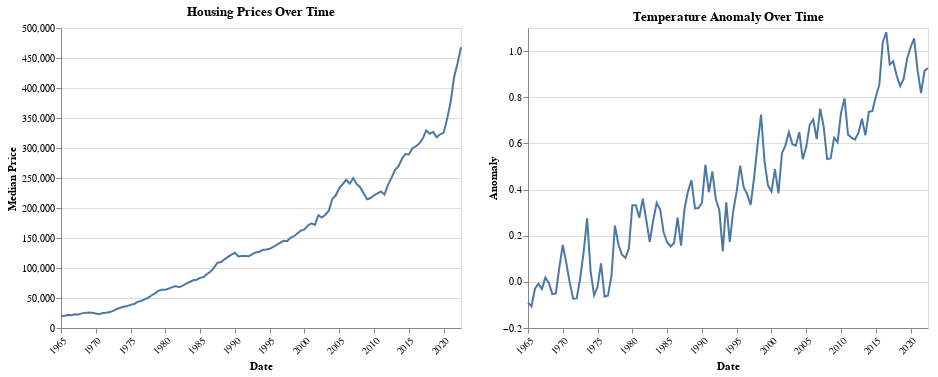

Notebook code for this chart:
### Code cell
# Create basic time series plots
temp_plot = alt.Chart(temp_data).mark_line().encode(
    x=alt.X('Date:T', axis=alt.Axis(labelAngle=-45, grid=False)),
    y='Anomaly'
).properties(
    title='Temperature Anomaly Over Time'
)

house_plot = alt.Chart(house_data).mark_line().encode(
    x=alt.X('Date:T', axis=alt.Axis(labelAngle=-45, grid=False)),
    y='Median Price'
).properties(
    title='Housing Prices Over Time'
)

house_plot | temp_plot

### Figure 1 — Vega-Lite specification as saved in the notebook (floating-point values rounded to 4 significant figures)
{"config": {"view": {"continuousWidth": 400, "continuousHeight": 300}}, "hconcat": [{"data": {"name": "data-844c1937ecdc91d27a655d98cb0e7fdb"}, "mark": "line", "encoding": {"x": {"axis": {"grid": false, "labelAngle": -45}, "field": "Date", "type": "temporal"}, "y": {"field": "Median Price", "type": "quantitative"}}, "title": "Housing Prices Over Time"}, {"data": {"name": "data-eaa2d59bf6b42158f16827264b5341e8"}, "mark": "line", "encoding": {"x": {"axis": {"grid": false, "labelAngle": -45}, "field": "Date", "type": "temporal"}, "y": {"field": "Anomaly", "type": "quantitative"}}, "title": "Temperature Anomaly Over Time"}], "$schema": "https://vega.github.io/schema/vega-lite/v4.17.0.json", "datasets": {"data-844c1937ecdc91d27a655d98cb0e7fdb": [{"Date": "1965-01", "Median Price": 20000.0}, {"Date": "1965-07", "Median Price": 20250.0}, {"Date": "1966-01", "Median Price": 21550.0}, {"Date": "1966-07", "Median Price": 21450.0}, {"Date": "1967-01", "Median Price": 22800.0}, {"Date": "1967-07", "Median Price": 22700.0}, {"Date": "1968-01", "Median Price": 24400.0}, {"Date": "1968-07", "Median Price": 25200.0}, {"Date": "1969-01", "Median Price": 25800.0}, {"Date": "1969-07", "Median Price": 25400.0}, {"Date": "1970-01", "Median Price": 24150.0}, {"Date": "1970-07", "Median Price": 22800.0}, {"Date": "1971-01", "Median Price": 25050.0}, {"Date": "1971-07", "Median Price": 25400.0}, {"Date": "1972-01", "Median Price": 26500.0}, {"Date": "1972-07", "Median Price": 28550.0}, {"Date": "1973-01", "Median Price": 31450.0}, {"Date": "1973-07", "Median Price": 33750.0}, {"Date": "1974-01", "Median Price": 35400.0}, {"Date": "1974-07", "Median Price": 36700.0}, {"Date": "1975-01", "Median Price": 38550.0}, {"Date": "1975-07", "Median Price": 40000.0}, {"Date": "1976-01", "Median Price": 43500.0}, {"Date": "1976-07", "Median Price": 44950.0}, {"Date": "1977-01", "Median Price": 47600.0}, {"Date": "1977-07", "Median Price": 50200.0}, {"Date": "1978-01", "Median Price": 54150.0}, {"Date": "1978-07", "Median Price": 57550.0}, {"Date": "1979-01", "Median Price": 61850.0}, {"Date": "1979-07", "Median Price": 63650.0}, {"Date": "1980-01", "Median Price": 63850.0}, {"Date": "1980-07", "Median Price": 65650.0}, {"Date": "1981-01", "Median Price": 68100.0}, {"Date": "1981-07", "Median Price": 69800.0}, {"Date": "1982-01", "Median Price": 68000.0}, {"Date": "1982-07", "Median Price": 70450.0}, {"Date": "1983-01", "Median Price": 74100.0}, {"Date": "1983-07", "Median Price": 76650.0}, {"Date": "1984-01", "Median Price": 79450.0}, {"Date": "1984-07", "Median Price": 80450.0}, {"Date": "1985-01", "Median Price": 83550.0}, {"Date": "1985-07", "Median Price": 85000.0}, {"Date": "1986-01", "Median Price": 90050.0}, {"Date": "1986-07", "Median Price": 94000.0}, {"Date": "1987-01", "Median Price": 100600.0}, {"Date": "1987-07", "Median Price": 108800.0}, {"Date": "1988-01", "Median Price": 110000.0}, {"Date": "1988-07", "Median Price": 114400.0}, {"Date": "1989-01", "Median Price": 118400.0}, {"Date": "1989-07", "Median Price": 122400.0}, {"Date": "1990-01", "Median Price": 125400.0}, {"Date": "1990-07", "Median Price": 119200.0}, {"Date": "1991-01", "Median Price": 120000.0}, {"Date": "1991-07", "Median Price": 120000.0}, {"Date": "1992-01", "Median Price": 119800.0}, {"Date": "1992-07", "Median Price": 123000.0}, {"Date": "1993-01", "Median Price": 126000.0}, {"Date": "1993-07", "Median Price": 127000.0}, {"Date": "1994-01", "Median Price": 130000.0}, {"Date": "1994-07", "Median Price": 130800.0}, {"Date": "1995-01", "Median Price": 132000.0}, {"Date": "1995-07", "Median Price": 135000.0}, {"Date": "1996-01", "Median Price": 138400.0}, {"Date": "1996-07", "Median Price": 142000.0}, {"Date": "1997-01", "Median Price": 145400.0}, {"Date": "1997-07", "Median Price": 144600.0}, {"Date": "1998-01", "Median Price": 150800.0}, {"Date": "1998-07", "Median Price": 153000.0}, {"Date": "1999-01", "Median Price": 158000.0}, {"Date": "1999-07", "Median Price": 162200.0}, {"Date": "2000-01", "Median Price": 164200.0}, {"Date": "2000-07", "Median Price": 170800.0}, {"Date": "2001-01", "Median Price": 174400.0}, {"Date": "2001-07", "Median Price": 171800.0}, {"Date": "2002-01", "Median Price": 188000.0}, {"Date": "2002-07", "Median Price": 184100.0}, {"Date": "2003-01", "Median Price": 188900.0}, {"Date": "2003-07", "Median Price": 195400.0}, {"Date": "2004-01", "Median Price": 215200.0}, {"Date": "2004-07", "Median Price": 221200.0}, {"Date": "2005-01", "Median Price": 233100.0}, {"Date": "2005-07", "Median Price": 240000.0}, {"Date": "2006-01", "Median Price": 247000.0}, {"Date": "2006-07", "Median Price": 240500.0}, {"Date": "2007-01", "Median Price": 249800.0}, {"Date": "2007-07", "Median Price": 240100.0}, {"Date": "2008-01", "Median Price": 234600.0}, {"Date": "2008-07", "Median Price": 224500.0}, {"Date": "2009-01", "Median Price": 214600.0}, {"Date": "2009-07", "Median Price": 216600.0}, {"Date": "2010-01", "Median Price": 221200.0}, {"Date": "2010-07", "Median Price": 224200.0}, {"Date": "2011-01", "Median Price": 227500.0}, {"Date": "2011-07", "Median Price": 222300.0}, {"Date": "2012-01", "Median Price": 238600.0}, {"Date": "2012-07", "Median Price": 250200.0}, {"Date": "2013-01", "Median Price": 263200.0}, {"Date": "2013-07", "Median Price": 269200.0}, {"Date": "2014-01", "Median Price": 281600.0}, {"Date": "2014-07", "Median Price": 290000.0}, {"Date": "2015-01", "Median Price": 289200.0}, {"Date": "2015-07", "Median Price": 299200.0}, {"Date": "2016-01", "Median Price": 302900.0}, {"Date": "2016-07", "Median Price": 307400.0}, {"Date": "2017-01", "Median Price": 315600.0}, {"Date": "2017-07", "Median Price": 329200.0}, {"Date": "2018-01", "Median Price": 323700.0}, {"Date": "2018-07", "Median Price": 326800.0}, {"Date": "2019-01", "Median Price": 317800.0}, {"Date": "2019-07", "Median Price": 322800.0}, {"Date": "2020-01", "Median Price": 325800.0}, {"Date": "2020-07", "Median Price": 348100.0}, {"Date": "2021-01", "Median Price": 376200.0}, {"Date": "2021-07", "Median Price": 417400.0}, {"Date": "2022-01", "Median Price": 441200.0}, {"Date": "2022-07", "Median Price": 467800.0}], "data-eaa2d59bf6b42158f16827264b5341e8": [{"Date": "1965-01", "Anomaly": -0.09}, {"Date": "1965-07", "Anomaly": -0.1067}, {"Date": "1966-01", "Anomaly": -0.03}, {"Date": "1966-07", "Anomaly": -0.008333}, {"Date": "1967-01", "Anomaly": -0.03167}, {"Date": "1967-07", "Anomaly": 0.01833}, {"Date": "1968-01", "Anomaly": -0.005}, {"Date": "1968-07", "Anomaly": -0.05333}, {"Date": "1969-01", "Anomaly": -0.05}, {"Date": "1969-07", "Anomaly": 0.06}, {"Date": "1970-01", "Anomaly": 0.16}, {"Date": "1970-07", "Anomaly": 0.08333}, {"Date": "1971-01", "Anomaly": -0.003333}, {"Date": "1971-07", "Anomaly": -0.07333}, {"Date": "1972-01", "Anomaly": -0.07167}, {"Date": "1972-07", "Anomaly": 0.01333}, {"Date": "1973-01", "Anomaly": 0.13}, {"Date": "1973-07", "Anomaly": 0.275}, {"Date": "1974-01", "Anomaly": 0.04667}, {"Date": "1974-07", "Anomaly": -0.05833}, {"Date": "1975-01", "Anomaly": -0.02167}, {"Date": "1975-07", "Anomaly": 0.08}, {"Date": "1976-01", "Anomaly": -0.06333}, {"Date": "1976-07", "Anomaly": -0.06}, {"Date": "1977-01", "Anomaly": 0.02667}, {"Date": "1977-07", "Anomaly": 0.2433}, {"Date": "1978-01", "Anomaly": 0.1617}, {"Date": "1978-07", "Anomaly": 0.1183}, {"Date": "1979-01", "Anomaly": 0.1033}, {"Date": "1979-07", "Anomaly": 0.145}, {"Date": "1980-01", "Anomaly": 0.3317}, {"Date": "1980-07", "Anomaly": 0.3317}, {"Date": "1981-01", "Anomaly": 0.2783}, {"Date": "1981-07", "Anomaly": 0.36}, {"Date": "1982-01", "Anomaly": 0.2683}, {"Date": "1982-07", "Anomaly": 0.1733}, {"Date": "1983-01", "Anomaly": 0.2667}, {"Date": "1983-07", "Anomaly": 0.3417}, {"Date": "1984-01", "Anomaly": 0.3133}, {"Date": "1984-07", "Anomaly": 0.2133}, {"Date": "1985-01", "Anomaly": 0.1717}, {"Date": "1985-07", "Anomaly": 0.1533}, {"Date": "1986-01", "Anomaly": 0.1683}, {"Date": "1986-07", "Anomaly": 0.2783}, {"Date": "1987-01", "Anomaly": 0.1567}, {"Date": "1987-07", "Anomaly": 0.3167}, {"Date": "1988-01", "Anomaly": 0.3917}, {"Date": "1988-07", "Anomaly": 0.44}, {"Date": "1989-01", "Anomaly": 0.3183}, {"Date": "1989-07", "Anomaly": 0.32}, {"Date": "1990-01", "Anomaly": 0.3417}, {"Date": "1990-07", "Anomaly": 0.5067}, {"Date": "1991-01", "Anomaly": 0.3883}, {"Date": "1991-07", "Anomaly": 0.4783}, {"Date": "1992-01", "Anomaly": 0.3583}, {"Date": "1992-07", "Anomaly": 0.31}, {"Date": "1993-01", "Anomaly": 0.1333}, {"Date": "1993-07", "Anomaly": 0.345}, {"Date": "1994-01", "Anomaly": 0.1733}, {"Date": "1994-07", "Anomaly": 0.3067}, {"Date": "1995-01", "Anomaly": 0.3917}, {"Date": "1995-07", "Anomaly": 0.5033}, {"Date": "1996-01", "Anomaly": 0.41}, {"Date": "1996-07", "Anomaly": 0.38}, {"Date": "1997-01", "Anomaly": 0.3333}, {"Date": "1997-07", "Anomaly": 0.45}, {"Date": "1998-01", "Anomaly": 0.5933}, {"Date": "1998-07", "Anomaly": 0.725}, {"Date": "1999-01", "Anomaly": 0.5217}, {"Date": "1999-07", "Anomaly": 0.4183}, {"Date": "2000-01", "Anomaly": 0.3917}, {"Date": "2000-07", "Anomaly": 0.4883}, {"Date": "2001-01", "Anomaly": 0.3833}, {"Date": "2001-07", "Anomaly": 0.5567}, {"Date": "2002-01", "Anomaly": 0.5917}, {"Date": "2002-07", "Anomaly": 0.6483}, {"Date": "2003-01", "Anomaly": 0.5967}, {"Date": "2003-07", "Anomaly": 0.59}, {"Date": "2004-01", "Anomaly": 0.6483}, {"Date": "2004-07", "Anomaly": 0.5317}, {"Date": "2005-01", "Anomaly": 0.585}, {"Date": "2005-07", "Anomaly": 0.6817}, {"Date": "2006-01", "Anomaly": 0.7033}, {"Date": "2006-07", "Anomaly": 0.6183}, {"Date": "2007-01", "Anomaly": 0.75}, {"Date": "2007-07", "Anomaly": 0.6733}, {"Date": "2008-01", "Anomaly": 0.5317}, {"Date": "2008-07", "Anomaly": 0.535}, {"Date": "2009-01", "Anomaly": 0.625}, {"Date": "2009-07", "Anomaly": 0.605}, {"Date": "2010-01", "Anomaly": 0.7333}, {"Date": "2010-07", "Anomaly": 0.795}, {"Date": "2011-01", "Anomaly": 0.6383}, {"Date": "2011-07", "Anomaly": 0.625}, {"Date": "2012-01", "Anomaly": 0.6167}, {"Date": "2012-07", "Anomaly": 0.645}, {"Date": "2013-01", "Anomaly": 0.7067}, {"Date": "2013-07", "Anomaly": 0.635}, {"Date": "2014-01", "Anomaly": 0.7367}, {"Date": "2014-07", "Anomaly": 0.74}, {"Date": "2015-01", "Anomaly": 0.8033}, {"Date": "2015-07", "Anomaly": 0.8533}, {"Date": "2016-01", "Anomaly": 1.04}, {"Date": "2016-07", "Anomaly": 1.082}, {"Date": "2017-01", "Anomaly": 0.9417}, {"Date": "2017-07", "Anomaly": 0.955}, {"Date": "2018-01", "Anomaly": 0.8933}, {"Date": "2018-07", "Anomaly": 0.8483}, {"Date": "2019-01", "Anomaly": 0.88}, {"Date": "2019-07", "Anomaly": 0.9667}, {"Date": "2020-01", "Anomaly": 1.017}, {"Date": "2020-07", "Anomaly": 1.055}, {"Date": "2021-01", "Anomaly": 0.9167}, {"Date": "2021-07", "Anomaly": 0.8183}, {"Date": "2022-01", "Anomaly": 0.915}, {"Date": "2022-07", "Anomaly": 0.9267}]}}
